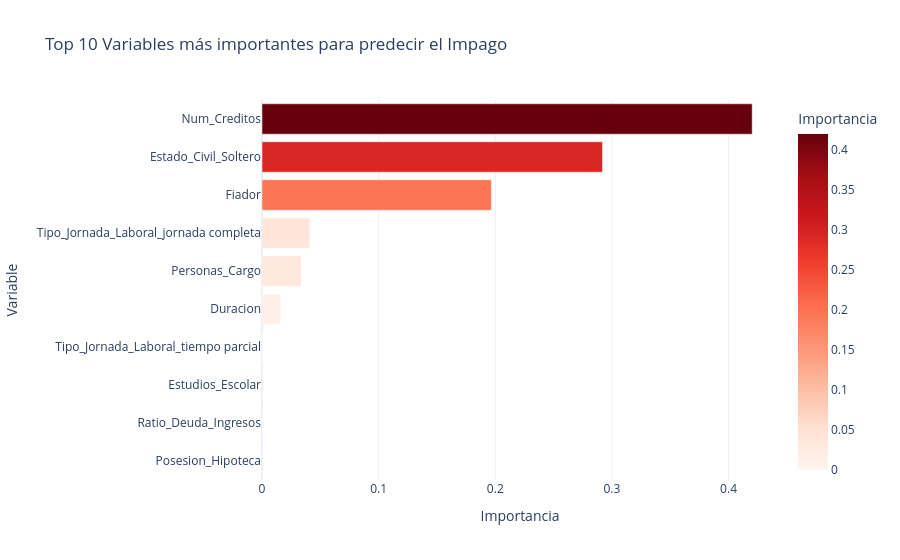
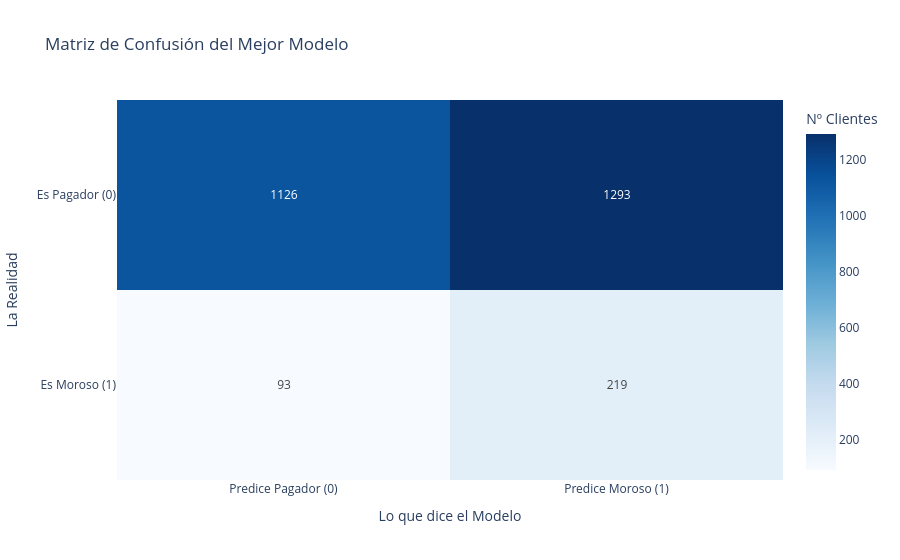

Source (notebook cell) for these figures, in order:
### Code cell
print("\n--- ENTRENANDO EL MODELO GANADOR DEFINITIVO ---")

# 1. Aislamos y entrenamos el mejor modelo (DecisionTree | SMOTE=True | PCA=False)
pasos_ganador = [
    ("scaler", StandardScaler()),
    ("smote", SMOTE(random_state=42)),
    ("model", DecisionTreeClassifier(max_depth=5, class_weight="balanced", random_state=42))
]
modelo_ganador = ImbPipeline(pasos_ganador)

# Entrenamos
modelo_ganador.fit(X_train, y_train)

# Calculamos el umbral dinámico honesto (usando Train)
y_proba_train_ganador = modelo_ganador.predict_proba(X_train)[:, 1]
precisions, recalls, thresholds = precision_recall_curve(y_train, y_proba_train_ganador)
f1_scores = 2 * (precisions * recalls) / (precisions + recalls + 1e-10)
best_threshold_ganador = thresholds[np.argmax(f1_scores)]

# Predecimos en Test
y_proba_test_ganador = modelo_ganador.predict_proba(X_test)[:, 1]
y_pred_test_ganador = (y_proba_test_ganador >= best_threshold_ganador).astype(int)

print("Modelo ganador listo. Generando gráficos...")

# GRÁFICO 1: IMPORTANCIA DE LAS VARIABLES (FEATURE IMPORTANCE)
importancias = modelo_ganador.named_steps['model'].feature_importances_
nombres_variables = X_train.columns

df_importancias = pd.DataFrame({
    'Variable': nombres_variables,
    'Importancia': importancias
}).sort_values(by='Importancia', ascending=True).tail(10) # Cogemos el Top 10

fig1 = px.bar(
    df_importancias, 
    x='Importancia', 
    y='Variable', 
    orientation='h',
    title='Top 10 Variables más importantes para predecir el Impago',
    color='Importancia',
    color_continuous_scale='Reds'
)
fig1.update_layout(template="plotly_white", showlegend=False)
fig1.show()

# GRÁFICO 2: MATRIZ DE CONFUSIÓN INTERACTIVA
cm = confusion_matrix(y_test, y_pred_test_ganador)

fig2 = px.imshow(
    cm, 
    text_auto=True, 
    aspect="auto",
    labels=dict(x="Lo que dice el Modelo", y="La Realidad", color="Nº Clientes"),
    x=['Predice Pagador (0)', 'Predice Moroso (1)'],
    y=['Es Pagador (0)', 'Es Moroso (1)'],
    color_continuous_scale='Blues',
    title='Matriz de Confusión del Mejor Modelo'
)
fig2.update_xaxes(side="bottom")
fig2.update_layout(template="plotly_white")
fig2.show()

# GRÁFICO 3: CURVA ROC
fpr, tpr, _ = roc_curve(y_test, y_proba_test_ganador)
roc_auc = auc(fpr, tpr)

fig3 = px.area(
    x=fpr, y=tpr,
    title=f'Curva ROC (Área bajo la curva: {roc_auc:.3f})',
    labels=dict(x='Tasa de Falsos Positivos', y='Tasa de Verdaderos Positivos (Recall)'),
    width=700, height=500
)
fig3.add_shape(
    type='line', line=dict(dash='dash', color='red'),
    x0=0, x1=1, y0=0, y1=1
)
fig3.update_layout(template="plotly_white")
fig3.show()

### Figure 1 — Plotly figure (JSON) as saved in the notebook; plotly's stock layout.template omitted (floating-point values rounded to 4 significant figures)
{"data": [{"hovertemplate": "Importancia=%{marker.color}<br>Variable=%{y}<extra></extra>", "legendgroup": "", "marker": {"color": [0.0, 0.0, 0.0, 0.0006021, 0.01599, 0.03358, 0.04098, 0.1966, 0.2919, 0.4203], "coloraxis": "coloraxis", "pattern": {"shape": ""}}, "name": "", "orientation": "h", "showlegend": false, "textposition": "auto", "type": "bar", "x": [0.0, 0.0, 0.0, 0.0006021, 0.01599, 0.03358, 0.04098, 0.1966, 0.2919, 0.4203], "xaxis": "x", "y": ["Posesion_Hipoteca", "Ratio_Deuda_Ingresos", "Estudios_Escolar", "Tipo_Jornada_Laboral_tiempo parcial", "Duracion", "Personas_Cargo", "Tipo_Jornada_Laboral_jornada completa", "Fiador", "Estado_Civil_Soltero", "Num_Creditos"], "yaxis": "y"}], "layout": {"barmode": "relative", "coloraxis": {"colorbar": {"title": {"text": "Importancia"}}, "colorscale": [[0, "rgb(255,245,240)"], [0.125, "rgb(254,224,210)"], [0.25, "rgb(252,187,161)"], [0.375, "rgb(252,146,114)"], [0.5, "rgb(251,106,74)"], [0.625, "rgb(239,59,44)"], [0.75, "rgb(203,24,29)"], [0.875, "rgb(165,15,21)"], [1, "rgb(103,0,13)"]]}, "legend": {"tracegroupgap": 0}, "showlegend": false, "title": {"text": "Top 10 Variables más importantes para predecir el Impago"}, "xaxis": {"anchor": "y", "domain": [0, 1], "title": {"text": "Importancia"}}, "yaxis": {"anchor": "x", "domain": [0, 1], "title": {"text": "Variable"}}}}

### Figure 2 — Plotly figure (JSON) as saved in the notebook; plotly's stock layout.template omitted (floating-point values rounded to 4 significant figures)
{"data": [{"coloraxis": "coloraxis", "hovertemplate": "Lo que dice el Modelo: %{x}<br>La Realidad: %{y}<br>Nº Clientes: %{z}<extra></extra>", "name": "0", "texttemplate": "%{z}", "type": "heatmap", "x": ["Predice Pagador (0)", "Predice Moroso (1)"], "xaxis": "x", "y": ["Es Pagador (0)", "Es Moroso (1)"], "yaxis": "y", "z": [[1126, 1293], [93, 219]]}], "layout": {"coloraxis": {"colorbar": {"title": {"text": "Nº Clientes"}}, "colorscale": [[0, "rgb(247,251,255)"], [0.125, "rgb(222,235,247)"], [0.25, "rgb(198,219,239)"], [0.375, "rgb(158,202,225)"], [0.5, "rgb(107,174,214)"], [0.625, "rgb(66,146,198)"], [0.75, "rgb(33,113,181)"], [0.875, "rgb(8,81,156)"], [1, "rgb(8,48,107)"]]}, "title": {"text": "Matriz de Confusión del Mejor Modelo"}, "xaxis": {"anchor": "y", "domain": [0, 1], "side": "bottom", "title": {"text": "Lo que dice el Modelo"}}, "yaxis": {"anchor": "x", "autorange": "reversed", "domain": [0, 1], "title": {"text": "La Realidad"}}}}
